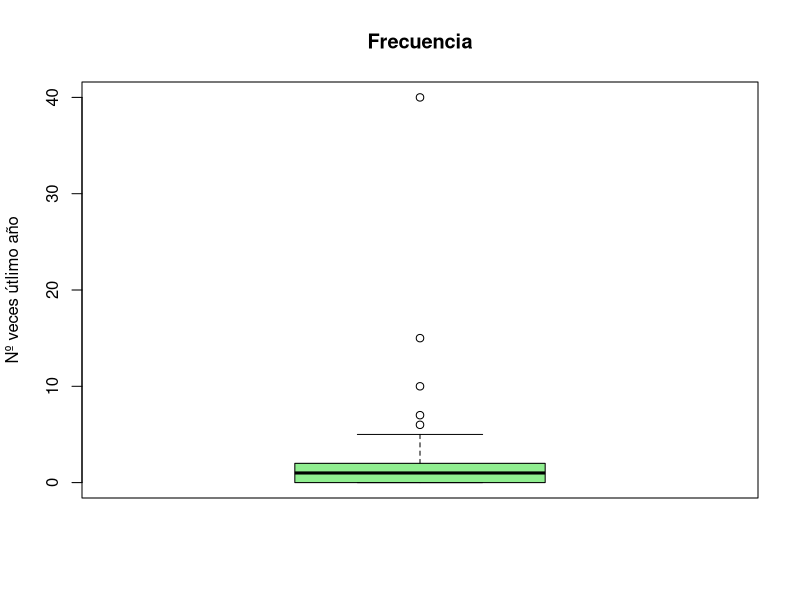
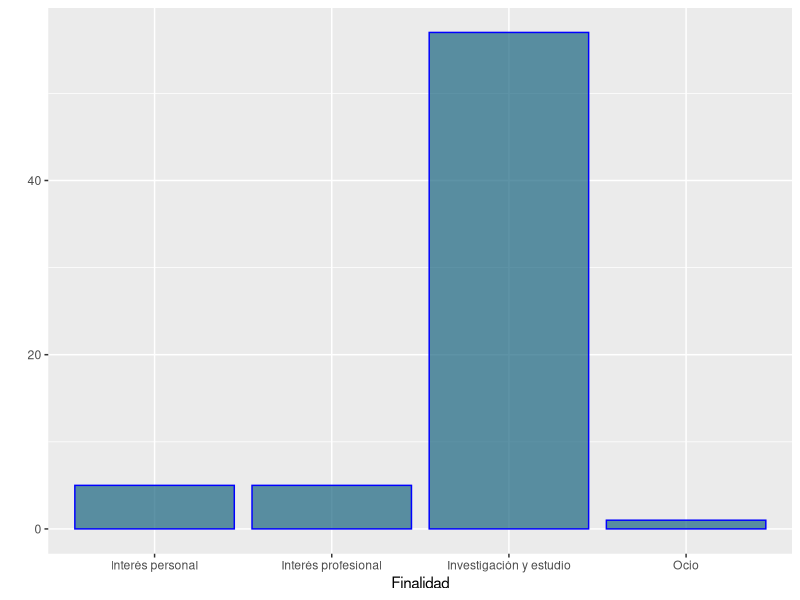
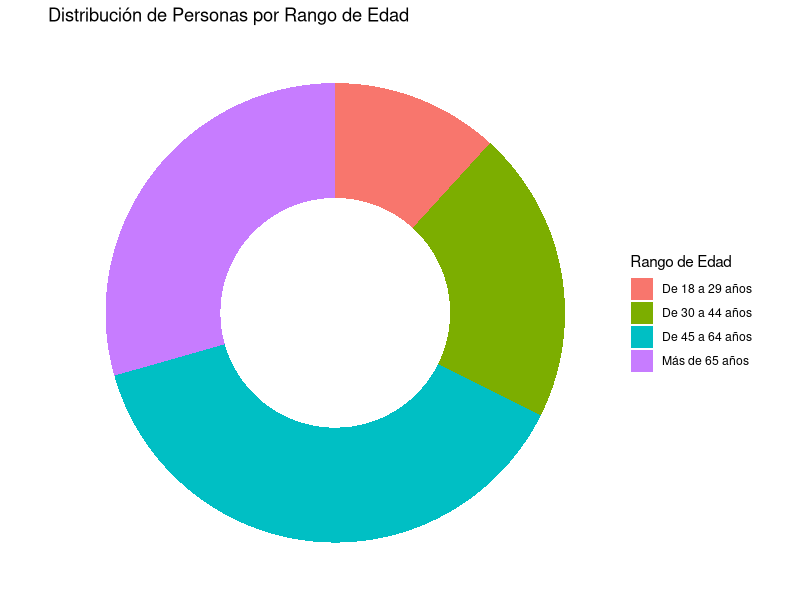
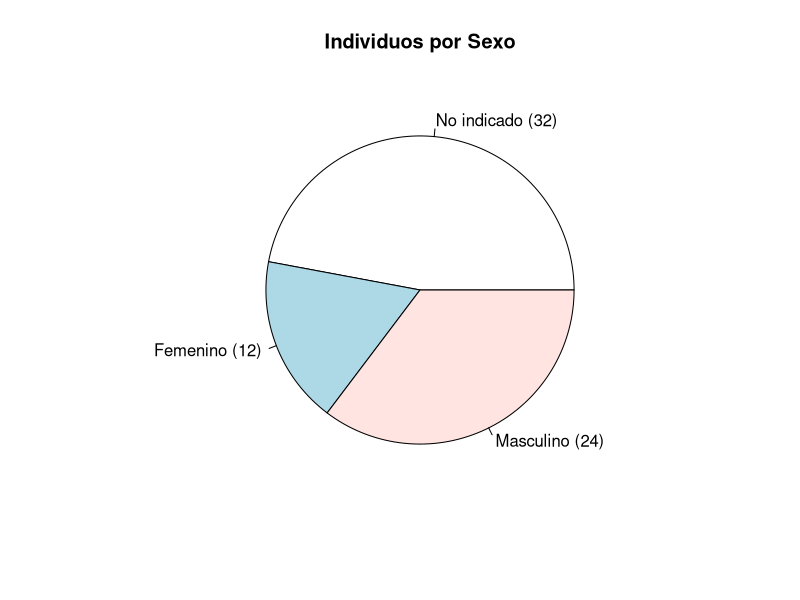
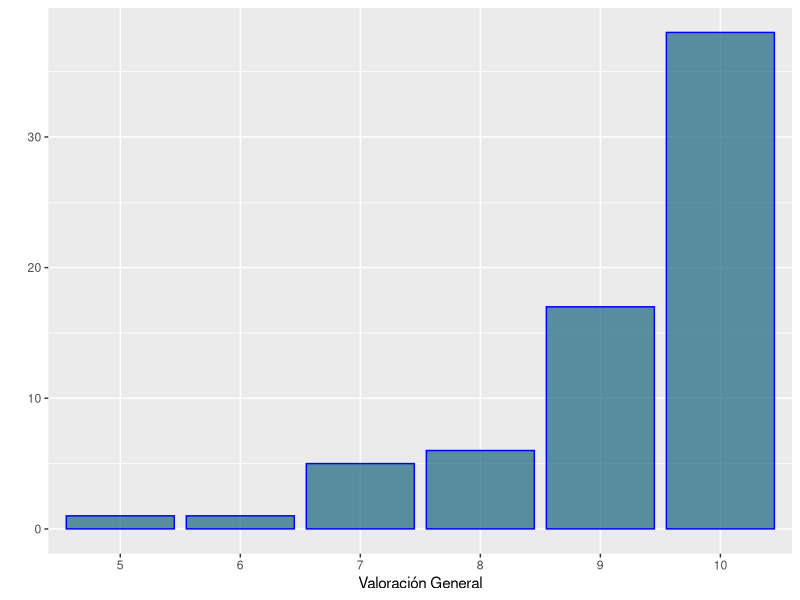
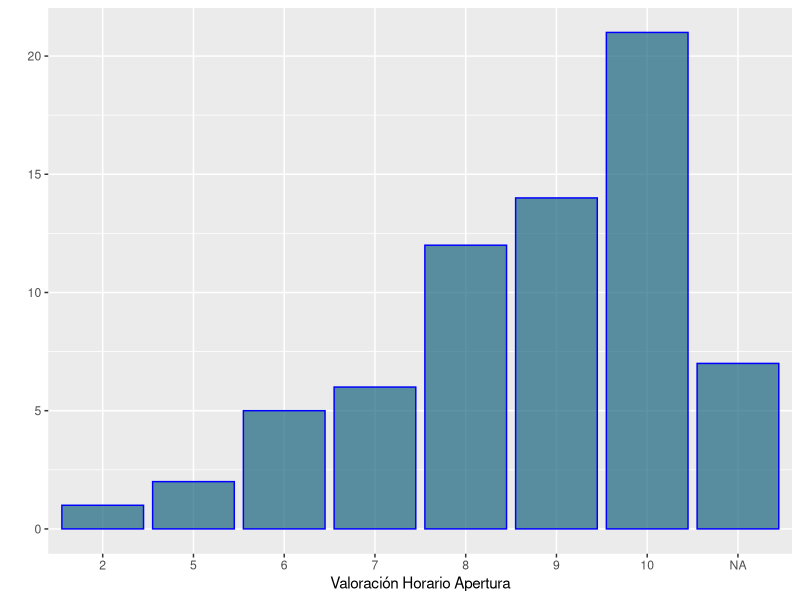
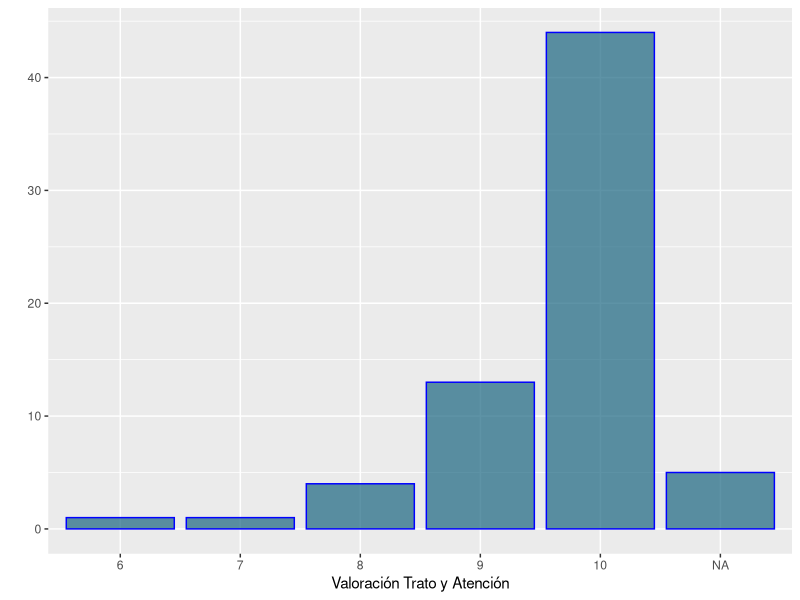
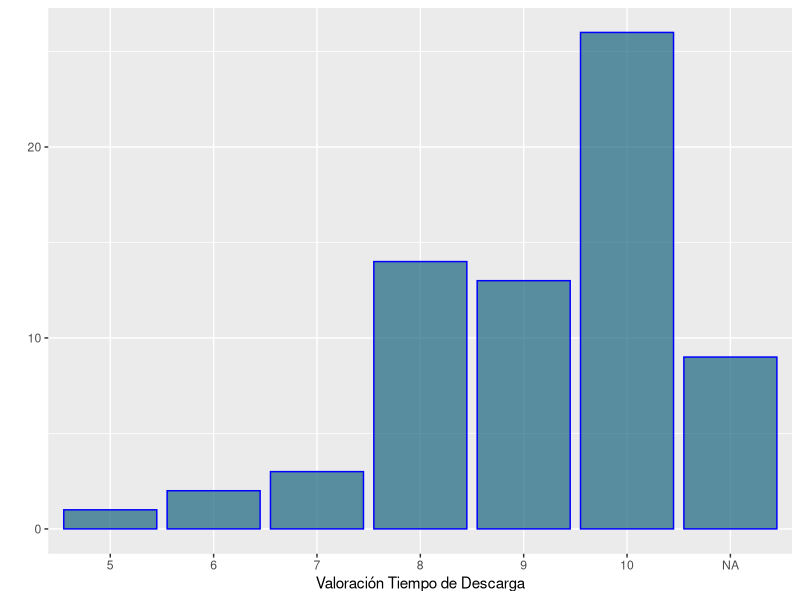

Source code (R) for these figures, in order:
## ---- chunk 1
knitr::opts_chunk$set(echo = TRUE)
library(tidyverse)
library(knitr)
## ---- chunk 2
data_biblio <- read.csv("biblioteca_historica_2023.csv", header = TRUE, sep = ";")
## ---- chunk 3
colnames(data_biblio) <- c("Inicio_encuesta", "Finalidad", "Frecuencia", "Uso_consulta_sala", "Valoracion_consulta_sala", "Valoracion_tiempo_espera", "Uso_repografia", "Valoracion_repografia", "Participacion_actividades", "Valoracion_actividades", "Uso_reserva_doc", "Valoracion_reserva_doc", "Conoce_web", "Valoracion_actualización_info_contenidos", "Valoracion_facil_buscar_catalogo", "Valoracion_facil_localizar_obras_digital", "Valoracion_tiempo_descarga_doc_digital", "Valoracion_edificio_instalaciones", "Valoracion_horario_apertura", "Valoracion_info_recibida", "Valoracion_red_wifi", "Valoracion_trato_atencion", "Valoracion_proceso_carnes", "Valoracion_adecuacion_necesidades", "Valoracion_general", "Sugerencias", "Servivio_respecto_esperado", "Rango_edad", "Sexo")
## ---- chunk 4
kable(head(data_biblio))
## ---- chunk 5
data_biblio$Frecuencia = as.numeric(data_biblio$Frecuencia)
## ---- chunk 6
table(data_biblio$Frecuencia)
## ---- chunk 7
median(data_biblio$Frecuencia)
## ---- chunk 8
boxplot(data_biblio$Frecuencia, col = "lightgreen", main = "Frecuencia", ylab = "Nº veces útlimo año")
## ---- chunk 9
data_biblio$Finalidad = as.factor(data_biblio$Finalidad)
levels(data_biblio$Finalidad)
## ---- chunk 10
table(data_biblio$Finalidad)
## ---- chunk 11
ggplot(data_biblio, aes(x=data_biblio$Finalidad)) +
  geom_bar(color="blue", fill=rgb(0.1,0.4,0.5,0.7))+
  xlab("Finalidad")+ylab("")
## ---- chunk 12
data_biblio$Rango_edad = as.factor(data_biblio$Rango_edad)
levels(data_biblio$Rango_edad)
## ---- chunk 13
table(data_biblio$Rango_edad)
## ---- chunk 14

data_biblio_summary <- data_biblio %>%
  group_by(Rango_edad) %>%
  summarise(count = n()) %>%
  mutate(fraction = count / sum(count),
         ymax = cumsum(fraction),
         ymin = c(0, head(ymax, n = -1)))

ggplot(data_biblio_summary, aes(ymax = ymax, ymin = ymin, xmax = 4, xmin = 3, fill = factor(Rango_edad))) +
  geom_rect() +
  coord_polar(theta = "y") +
  xlim(c(2, 4)) +
  labs(title = "Distribución de Personas por Rango de Edad", fill = "Rango de Edad") +
  theme_void()


## ---- chunk 15
data_biblio$Sexo = as.factor(data_biblio$Sexo)
levels(data_biblio$Sexo)
table(data_biblio$Sexo)
## ---- chunk 16
# plot(x = data_biblio$Sexo, main = "Sexo", xlab = "Sexo", ylab = "Nº individuos", col = c("royalblue", "seagreen", "purple"))
pie(table(data_biblio$Sexo), main = "Individuos por Sexo", labels = c("No indicado (32)", "Femenino (12)", "Masculino (24)"))
## ---- chunk 17
data_biblio$Valoracion_general = as.numeric(data_biblio$Valoracion_general)

ggplot(data_biblio, aes(x=factor(Valoracion_general))) +
  geom_bar(color="blue", fill=rgb(0.1,0.4,0.5,0.7))+
  xlab("Valoración General")+ylab("")
## ---- chunk 18
table(data_biblio$Valoracion_general)
## ---- chunk 19
data_biblio$Valoracion_horario_apertura = as.numeric(data_biblio$Valoracion_horario_apertura)

ggplot(data_biblio, aes(x=factor(Valoracion_horario_apertura))) +
  geom_bar(color="blue", fill=rgb(0.1,0.4,0.5,0.7))+
  xlab("Valoración Horario Apertura")+ylab("")
## ---- chunk 20
table(data_biblio$Valoracion_horario_apertura)
## ---- chunk 21
data_biblio$Valoracion_trato_atencion = as.numeric(data_biblio$Valoracion_trato_atencion)
  ggplot(data_biblio, aes(x=factor(Valoracion_trato_atencion))) +
  geom_bar(color="blue", fill=rgb(0.1,0.4,0.5,0.7))+
  xlab("Valoración Trato y Atención")+ylab("")
## ---- chunk 22
table(data_biblio$Valoracion_trato_atencion)
## ---- chunk 23
data_biblio$Valoracion_tiempo_descarga_doc_digital = as.numeric(data_biblio$Valoracion_tiempo_descarga_doc_digital)

ggplot(data_biblio, aes(x=factor(Valoracion_tiempo_descarga_doc_digital))) +
  geom_bar(color="blue", fill=rgb(0.1,0.4,0.5,0.7))+
  xlab("Valoración Tiempo de Descarga")+ylab("")
## ---- chunk 24
table(data_biblio$Valoracion_tiempo_descarga_doc_digital)
## ---- chunk 25
ggplot(data_biblio, aes(x = Rango_edad, y = Valoracion_horario_apertura, fill = Rango_edad)) +
  geom_violin() +
  labs(x = "Rango edad", y = "Valoración Horario Apertura", title = "Comparación de Valoración Horario Apertura por Edad") +
  theme_minimal()
## ---- chunk 26
ggplot(data_biblio, aes(x = Rango_edad, y = Valoracion_general, fill = Rango_edad)) +
  geom_violin() +
  labs(x = "Rango edad", y = "Valoración General", title = "Comparación de Valoración General por Edad") +
  theme_minimal()
## ---- chunk 27
tabla=table(data_biblio$Rango_edad,data_biblio$Valoracion_general)
tabla

## ---- chunk 28
chisq.test(tabla)
## ---- chunk 29
set.seed(NULL)
chisq.test(tabla,simulate.p.value=TRUE,B=5000)$p.value
## ---- chunk 30
chisq.test(tabla,simulate.p.value=TRUE,B=5000)$p.value
## ---- chunk 31
chisq.test(tabla,simulate.p.value=TRUE,B=5000)$p.value
## ---- chunk 32
chisq.test(tabla,simulate.p.value=TRUE,B=5000)$p.value
## ---- chunk 33
ggplot(data_biblio, aes(x = Sexo, y = Valoracion_trato_atencion, fill = Sexo)) +
  geom_violin() +
  labs(x = "Sexo", y = "Valoración Trato y Atención recibidos", title = "Comparación de Valoración Trato y Atención recibidos por Sexo") +
  theme_minimal()
## ---- chunk 34
ggplot(data_biblio, aes(x = Rango_edad, y = Valoracion_tiempo_descarga_doc_digital, fill = Rango_edad)) +
  geom_violin() +
  labs(x = "Rango edad", y = "Valoración Tiempo Descarga", title = "Comparación de Valoración del tiempo de descarga por Edad") +
  theme_minimal()
